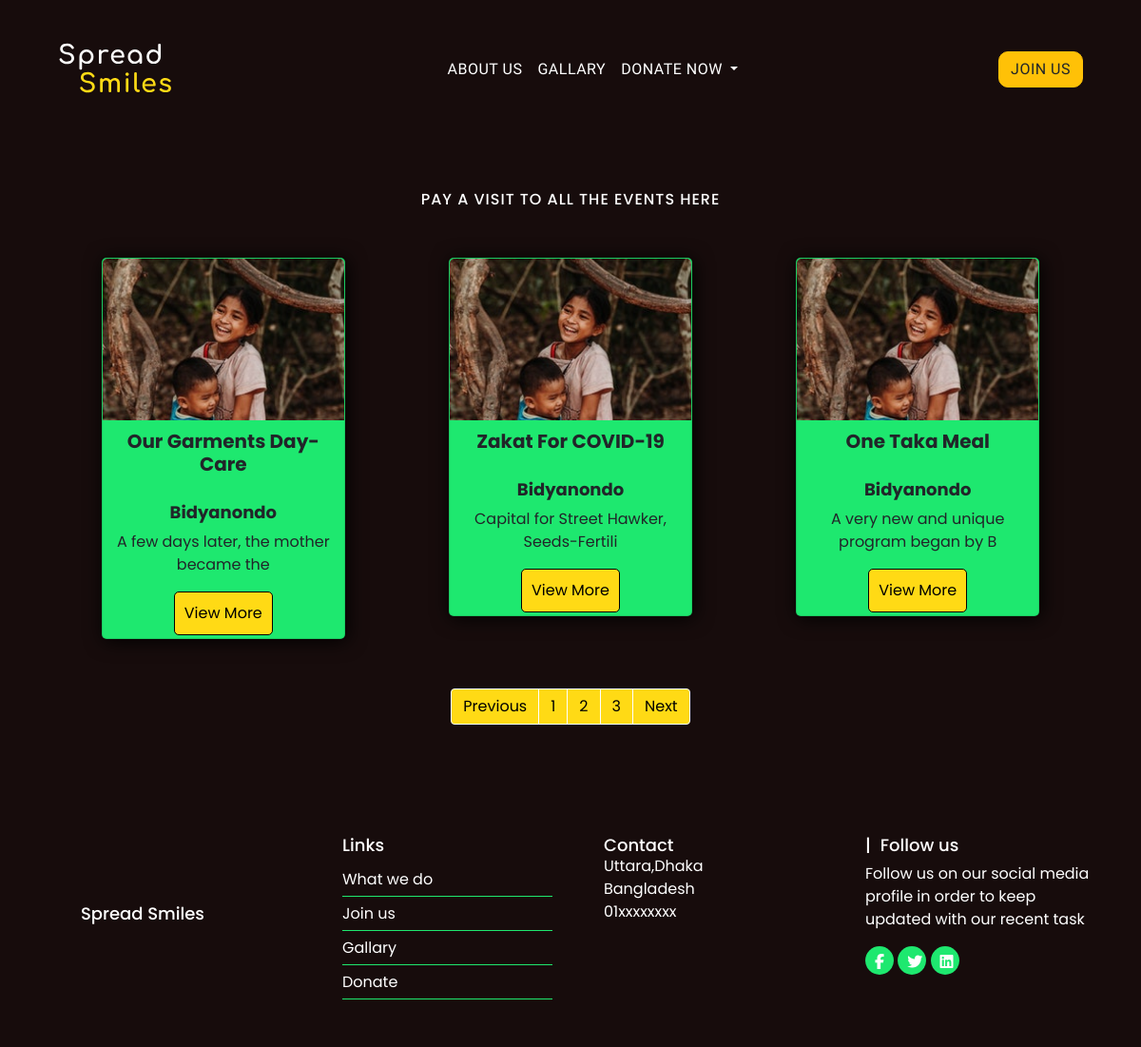
The app's page /allevents/ with its own data.
### user/models.py (models this page shows, shortened)
class Event(models.Model):
    organization_name = models.ForeignKey(
        Organization, null=True, on_delete=models.SET_NULL)
    event_title = models.CharField(max_length=200)
    description = models.TextField(max_length=500)
    goal = models.IntegerField(null=True)
    date_created = models.DateTimeField(auto_now_add=True)

class Organization(models.Model):
    user = models.OneToOneField(User, null=True, on_delete=models.CASCADE)
    orgname = models.CharField(max_length=200, null=True)
    orgemail = models.CharField(max_length=200, null=True)
    orgcontact = models.CharField(max_length=200, null=True)
    orgaddress = models.CharField(max_length=200, null=True)
    orglicense = models.CharField(max_length=200, null=True)
    orgdate = models.DateTimeField(auto_now_add=True, null=True)
    def __str__(self):
        return self.orgname

### user/views.py (the view)
# urls.py: path('allevents/', views.allevents),
def allevents(request):
    events = Event.objects.all().order_by('-date_created')
    context = {'events': events}
    return render(request, 'user/viewevents.html', context)

### user/templates/user/viewevents.html
{% extends "user/base.html" %}
{% load static %}
{% block css %}
<link rel="stylesheet" href="{% static 'css/viewevents.css' %}" />
{% endblock css %}
{% block content %}
<br />
<h3>Pay a visit to all the events here</h3>
<div class="main text-center">
  <div class="row">
    {% for event in events %}
    <div class="col-md-4 col-sm-12 col-xs-12">
      <div class="card" style="width: 16rem;" ;>
        <div class="image">
          <img src="{% static 'images/g.jpg' %}" alt="Coming soon" />
        </div>
        <div class="title">
          <h1>{{event.event_title}}</h1>
        </div>
        <div class="des">
          <h4>{{event.organization_name}}</h4>
          <p>{{event.description|slice:":40"}}</p>
          <a href="/event/{{event.id}}" class="btn btn-primary don"
            >View More</a
          >
        </div>
      </div>
    </div>
    {% endfor %}
  </div>
</div>
<div class="page">
  <nav aria-label="Page navigation example">
    <ul class="pagination justify-content-center">
      <li class="page-item">
        <a class="page-link" href="#">Previous</a>
      </li>
      <li class="page-item"><a class="page-link" href="#">1</a></li>
      <li class="page-item"><a class="page-link" href="#">2</a></li>
      <li class="page-item"><a class="page-link" href="#">3</a></li>
      <li class="page-item"><a class="page-link" href="#">Next</a></li>
    </ul>
  </nav>
</div>
{% endblock content %}

### static/css/viewevents.css (style rules this page uses)
* { margin: 0px; padding: 0px; }
body { font-family: poppins; background: #170c0c; }
.main { margin: 2%; }
h3 { color: white; text-align: center; font-size: 16px; font-family: Poppins; letter-spacing: 1px; text-transform: uppercase; margin-top: 30px; }
.card { width: 20%; display: inline-block; box-shadow: 2px 2px 20px black; border-radius: 5px; margin: 2%; background-color: #1ee86f; }
.card { transition: 0.3s all ease; cursor: pointer; margin: 30px; }
.image { background-size: cover; grid-area: image; background: url("img1.jpg"); border-top-left-radius: 15px; border-top-right-radius: 15px; }
.image img { width: 100%; border-top-right-radius: 5px; border-top-left-radius: 5px; }
.title { text-align: center; padding: 10px; }
h1 { font-size: 20px; font-family: poppins; font-weight: bold; }
.des { padding: 3px; text-align: center; padding-top: 10px; border-bottom-right-radius: 5px; border-bottom-left-radius: 5px; }
h4 { font-size: 18px; font-family: poppins; font-weight: bold; }
.don { background-color: #ffda15; border: 1px solid black; border-radius: 5px; padding: 10px; color: black; }
.page a { color: black; background-color: #ffda15; border-color: white; }

### records on screen
Event: event_title "Our Garments Day-Care", organization_name "Bidyanondo", description "A few days later, the mother became the"
Event: event_title "Zakat For COVID-19", organization_name "Bidyanondo", description "Capital for Street Hawker, Seeds-Fertili"
Event: event_title "One Taka Meal", organization_name "Bidyanondo", description "A very new and unique program began by B"
